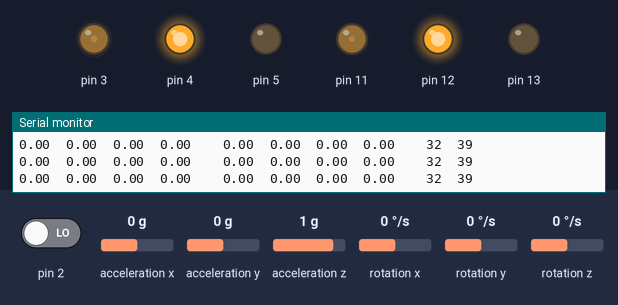
Simulated run of this sketch. Board: Arduino Uno, built with avr-gcc and run on an emulated ATmega328P. Parts: output pins drawn as LEDs (lit = HIGH), the last lines printed to the serial monitor. The test bench sets the inputs (shaded band); at power-on: acceleration x 0 g, acceleration y 0 g, acceleration z 1 g, rotation z 0 °/s, pin 2 LOW, rotation x 0 °/s, rotation y 0 °/s. The sensor or clock chip raises its interrupt line as the real part does.

Above: at 1.7 s.
1.8 s: acceleration x set to -1.4 g
At 3.0 s:
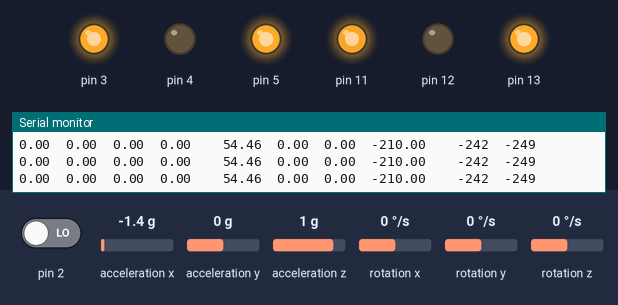
3.3 s: acceleration x set to 0.1 g
At 3.38 s:
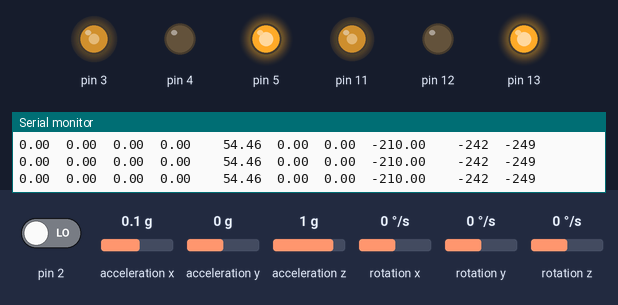
6.3 s: acceleration y set to -1.4 g
At 8.6 s:
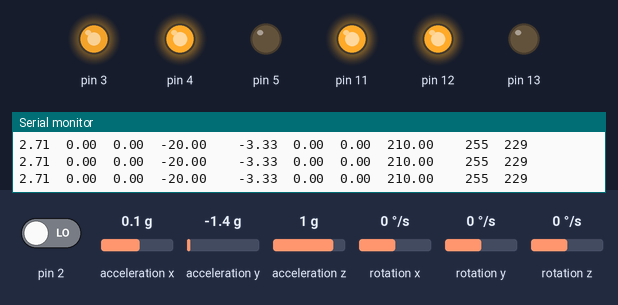
9.3 s: acceleration x set to -0.1 g
At 9.48 s:
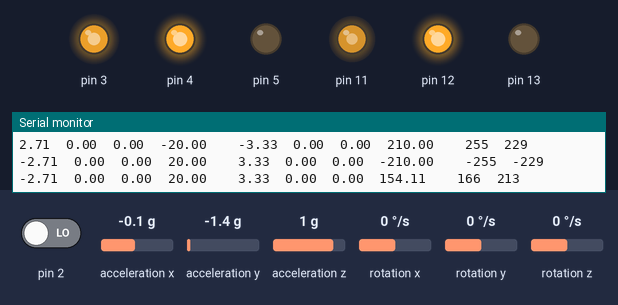
12.3 s: acceleration z set to -1.4 g
15.3 s: rotation z set to 192 °/s
Timing chart, 0 to 19.3 s (numbered marks = the images above; inputs shaded):
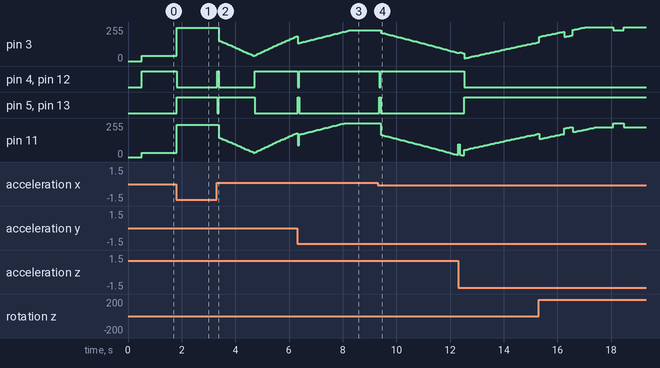

The sketch:

Chappi_code.ino
```cpp
#include <I2Cdev.h>
#include <Wire.h>
#include <MPU6050_6Axis_MotionApps20.h>
#include <helper_3dmath.h>
#include <PID_v1.h>

#define DEBUG

MPU6050 mpu;

/* Motor define*/
struct Wheel
{
  byte pin1;
  byte pin2;
  byte speedPin; // must be PWN pin

  byte pin1Value;
  byte pin2Value;
  byte speedValue;
};

/* pin1, pin 2, analog pin, value 1, value 2, speed (255) */
Wheel left = {12, 13, 11, 0, 1, 0},
      right = {4, 5, 3, 0, 1, 0}; // mark as black

/* one wheel functionality */
void registerWheel(Wheel *a);
void executeWheel(Wheel *a);
void wheelGoUp(Wheel *w);
void wheelGoDown(Wheel *w);
void stopWheel(Wheel *w);
void reverseWheel(Wheel *a);
void setSpeedByPercent(Wheel *w, byte speed);
void setSpeedByPWN(Wheel *w, byte speed);

// MPU control/status vars
bool dmpReady = false;  // set true if DMP init was successful
uint8_t mpuIntStatus;   // holds actual interrupt status byte from MPU
uint8_t devStatus;      // return status after each device operation (0 = success, !0 = error)
uint16_t packetSize;    // expected DMP packet size (default is 42 bytes)
uint16_t fifoCount;     // count of all bytes currently in FIFO
uint8_t fifoBuffer[64]; // FIFO storage buffer

// orientation/motion vars
Quaternion q;           // [w, x, y, z]         quaternion container
VectorFloat gravity;    // [x, y, z]            gravity vector
float ypr[3];           // [yaw, pitch, roll]   yaw/pitch/roll container and gravity vector

volatile bool mpuInterrupt = false;     // indicates whether MPU interrupt pin has gone high

void dmpDataReady() {
    mpuInterrupt = true;
}

// Balance PID controller Definitions
#define BALANCE_KP 15                   // PID Constants
#define BALANCE_KI 90
#define BALANCE_KD 0.8
#define BALANCE_PID_MIN -255              // Define PID limits to match PWM max in reverse and foward
#define BALANCE_PID_MAX 255

#define ROTATION_KP 50
#define ROTATION_KI 300
#define ROTATION_KD 4

/* ToDo: Motor define here */
// Motor Misc
#define PWM_MIN 0
#define PWM_MAX 255
float MOTORSLACK_A=32;                     // Compensate for motor slack range (low PWM values which result in no motor engagement)
float MOTORSLACK_B=39;                     // Compensate for motor slack range (low PWM values which result in no motor engagement)
#define MOTOR_A_PWM_MAX 255               // Compensate for differences in DC motor strength
#define MOTOR_B_PWM_MAX 255


int MotorAspeed, MotorBspeed, MotorSlack, moveState=0, d_speed, d_dir;

double yaw, input, out, setpoint, originalSetpoint, Buffer[3];
double yinput, yout, ysetpoint, yoriginalSetpoint;

double bal_kp, bal_ki, bal_kd, rot_kp, rot_ki, rot_kd;

PID pid(&input, &out, &setpoint, BALANCE_KP, BALANCE_KI, BALANCE_KD, DIRECT);
PID rot(&yinput, &yout, &ysetpoint, ROTATION_KP, ROTATION_KI, ROTATION_KD, DIRECT);

void setup()
{
  #ifdef DEBUG
  Serial.begin(9600);
  #endif
	/* ToDo: register our motor */
  registerWheel(&left);
  registerWheel(&right);
	init_imu();

	pid.SetMode(AUTOMATIC);                  //For info about these,see Arduino PID library
	pid.SetOutputLimits(-210, 210);
	pid.SetSampleTime(10);
	rot.SetMode(AUTOMATIC);
	rot.SetOutputLimits(-20, 20);
	rot.SetSampleTime(10);

	setpoint = 0;
	originalSetpoint = setpoint;
	ysetpoint = 0;
	yoriginalSetpoint = ysetpoint;

	bal_kp = BALANCE_KP;
	bal_ki = BALANCE_KI;
	bal_kd = BALANCE_KD;
	rot_kp = ROTATION_KP;
	rot_ki = ROTATION_KI;
	rot_kd = ROTATION_KD;

	pid.SetTunings(bal_kp, bal_ki, bal_kd);                      //change PID values
	rot.SetTunings(rot_kp, rot_ki, rot_kd);
}

void loop()
{
	getvalues();        //read values from imu
	new_pid();          //call pid

  #ifdef DEBUG
  printval();
  #endif
}

void init_imu()
{
	// join I2C bus (I2Cdev library doesn't do this automatically)
	Wire.begin();
	mpu.initialize();
	devStatus = mpu.dmpInitialize();
	// supply your own gyro offsets here, scaled for min sensitivity
	mpu.setXGyroOffset(-9);
	mpu.setYGyroOffset(-3);
	mpu.setZGyroOffset(61);
	mpu.setXAccelOffset(-449);
	mpu.setYAccelOffset(2580);
	mpu.setZAccelOffset(1259);
    // make sure it worked (returns 0 if so)
    if (devStatus == 0) {
        // turn on the DMP, now that it's ready
        mpu.setDMPEnabled(true);
        // enable Arduino interrupt detection
       // Serial.println(F("Enabling interrupt detection (Arduino external interrupt 0)..."));
        attachInterrupt(0, dmpDataReady, RISING);
        mpuIntStatus = mpu.getIntStatus();
        dmpReady = true;
        // get expected DMP packet size for later comparison
        packetSize = mpu.dmpGetFIFOPacketSize();
    }
}

void getvalues()
{
     // if programming failed, don't try to do anything
    if (!dmpReady) return;

    // wait for MPU interrupt or extra packet(s) available
    while (!mpuInterrupt && fifoCount < packetSize) {

    }

    mpuInterrupt = false;
    mpuIntStatus = mpu.getIntStatus();

    // get current FIFO count
    fifoCount = mpu.getFIFOCount();

    // check for overflow (this should never happen unless our code is too inefficient)
    if ((mpuIntStatus & 0x10) || fifoCount == 1024) {
        // reset so we can continue cleanly
        mpu.resetFIFO();
    } else if (mpuIntStatus & 0x02) {
        // wait for correct available data length, should be a VERY short wait
        while (fifoCount < packetSize) fifoCount = mpu.getFIFOCount();

        // read a packet from FIFO
        mpu.getFIFOBytes(fifoBuffer, packetSize);

        // track FIFO count here in case there is > 1 packet available
        // (this lets us immediately read more without waiting for an interrupt)
        fifoCount -= packetSize;
            mpu.dmpGetQuaternion(&q, fifoBuffer);
            mpu.dmpGetGravity(&gravity, &q);
            mpu.dmpGetYawPitchRoll(ypr, &q, &gravity);

        }
    yinput = ypr[0]* 180/M_PI;
    input = -ypr[1] * 180/M_PI;          //change sign if negative
}

double compensate_slack(double yOutput, double Output, bool A)
{
	// Compensate for DC motor non-linear "dead" zone around 0 where small values don't result in movement
	// yOutput is for left,right control
	if (A)
	{
		if (Output >= 0)
			Output = Output + MOTORSLACK_A - yOutput;
		if (Output < 0)
			Output = Output - MOTORSLACK_A - yOutput;
	}
	else
	{
		if (Output >= 0)
			Output = Output + MOTORSLACK_B + yOutput;
		if (Output < 0)
			Output = Output - MOTORSLACK_B + yOutput;
	}
	Output = constrain(Output, BALANCE_PID_MIN, BALANCE_PID_MAX);
	return Output;
}

void printval()
{
  Serial.print(yinput);Serial.print("\t");
  Serial.print(yoriginalSetpoint); Serial.print("\t");
  Serial.print(ysetpoint); Serial.print("\t");
  Serial.print(yout); Serial.print("\t");Serial.print("\t");
  Serial.print(input);Serial.print("\t");
  Serial.print(originalSetpoint); Serial.print("\t");
  Serial.print(setpoint); Serial.print("\t");
  Serial.print(out); Serial.print("\t");Serial.print("\t");
  Serial.print(MotorAspeed); Serial.print("\t");
  Serial.print(MotorBspeed); Serial.println("\t");
}

void new_pid()
{
	//Compute error
	pid.Compute();
	rot.Compute();
	// Convert PID output to motor control

	MotorAspeed = compensate_slack(yout, out, 1);
	MotorBspeed = compensate_slack(yout, out, 0);
	runTwoWheel(MotorAspeed, MotorBspeed);            //change speed
}

void runTwoWheel(int MotorAspeed, int MotorBspeed)
{
	// Set speed
	setSpeedByPWN(&left, abs(MotorAspeed));
	setSpeedByPWN(&right, abs(MotorBspeed));

	// Motor A control
	if (MotorAspeed >= 0)
	{
		wheelGoUp(&left);
	}
	else
	{
		wheelGoDown(&left);
	}

	// Motor B control
	if (MotorBspeed >= 0)
	{
		wheelGoUp(&right);
	}
	else
	{
		wheelGoDown(&right);
	}
}

/*motor definition*/
void registerWheel(Wheel *a)
{
  pinMode(a->pin1, OUTPUT);
  pinMode(a->pin2, OUTPUT);
  pinMode(a->speedPin, OUTPUT);
}

void executeWheel(Wheel *a)
{
  digitalWrite(a->pin1, a->pin1Value);
  digitalWrite(a->pin2, a->pin2Value);
  analogWrite(a->speedPin, a->speedValue);
}

void wheelGoUp(Wheel *w)
{
  w->pin1Value = HIGH;
  w->pin2Value = LOW;
  executeWheel(w);
}

void wheelGoDown(Wheel *w)
{
  w->pin1Value = LOW;
  w->pin2Value = HIGH;
  executeWheel(w);
}

void stopWheel(Wheel *w)
{
  w->pin1Value = LOW;
  w->pin2Value = LOW;
  executeWheel(w);
}

void reverseWheel(Wheel *w)
{
  w->pin1Value = 1 - w->pin1Value;
  w->pin2Value = 1 - w->pin2Value;
  executeWheel(w);
}

void setSpeedByPercent(Wheel *w, byte speed)
{
  speed = map(speed, 0, 100, 0, 255);
  setSpeedByPWN(w, speed);
}

void setSpeedByPWN(Wheel *w, byte speed)
{
  if ( (speed < 0) || (speed > 255) )
    speed = 200;
  w->speedValue = speed;
}
```

Measured:
- after the input at 1.8 s, pin 3: 39/255 → 249/255 at once; pin 4, pin 12: HIGH → LOW at once; pin 5, pin 13: LOW → HIGH at once; pin 11: 32/255 → 242/255 at once
- after the input at 3.3 s, pin 4, pin 12: LOW → HIGH at once, → LOW 0.06 s later, → HIGH 1.3 s later; pin 5, pin 13: HIGH → LOW at once, → HIGH 0.06 s later, → LOW 1.3 s later
- after the input at 6.3 s, pin 4, pin 12: HIGH → LOW at once, → HIGH 0.06 s later; pin 5, pin 13: LOW → HIGH at once, → LOW 0.06 s later
- after the input at 9.3 s, pin 3: moves from 229/255 to 63/255 over 2.8 s, starting after 0.11 s; pin 4, pin 12: HIGH → LOW after 0.05 s, → HIGH 0.06 s later; pin 5, pin 13: LOW → HIGH after 0.05 s, → LOW 0.06 s later; pin 11: moves from 255/255 to 16/255 over 2.8 s, starting after 0.11 s
